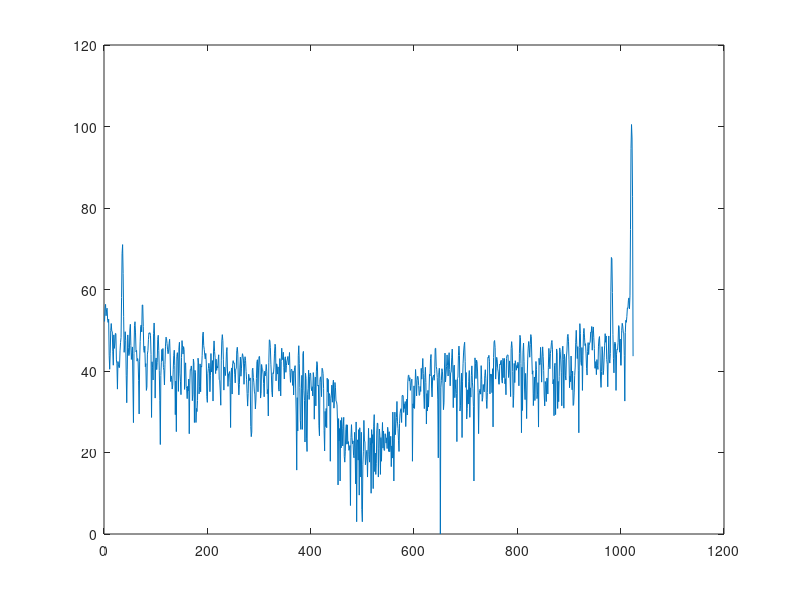
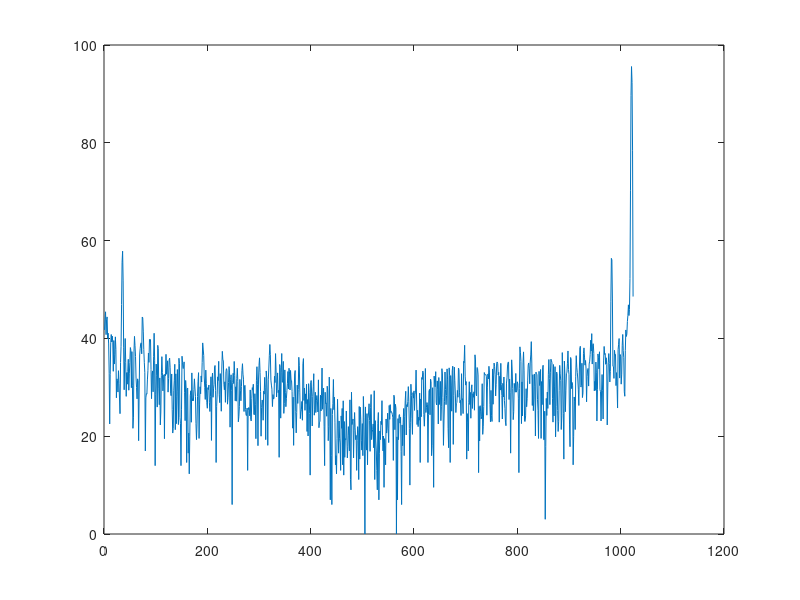
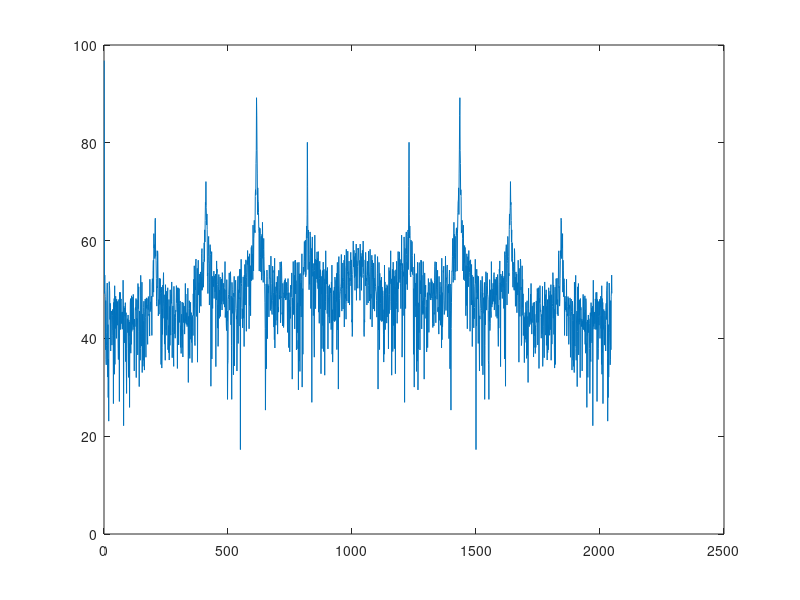
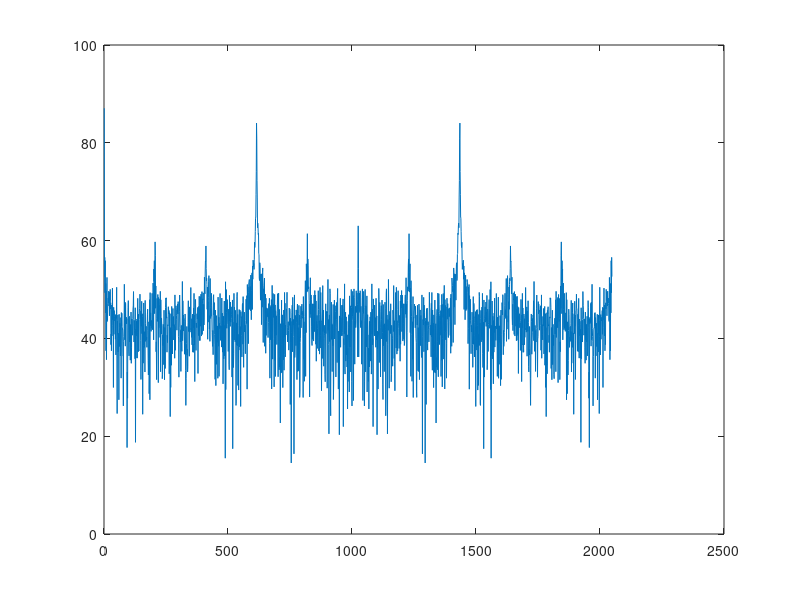

Reproduce these figures in MATLAB, in order.
clc;
clear all;
close all;

aa=load('stp2_auto_signaltap_0.txt');

dat1i=aa(:,3);
dat1q=aa(:,4);

dat2i=aa(:,5);
dat2q=aa(:,6);

adc1=aa(:,17);
adc2=aa(:,18);
% fftfata3=20*log10(abs(fft(adc1.*blackman(8192))));
fdai1=dat1i(257:1280);
fdaq1=dat1q(257:1280);

fdai2=dat2i(257:1280);
fdaq2=dat2q(257:1280);

ffdat1=i*fdai1+fdaq1;
ffdat2=i*fdai2+fdaq2;

fftfata1=20*log10(abs(ffdat1));
fftfata2=20*log10(abs(ffdat2));

add1=mean(adc1)
add2=mean(adc2)


fftd1=fft(adc1);
fftd2=fft(adc2);

% ph1=angle(fftd1(2458))
% ph2=angle(fftd2(2458))

fftfata3=20*log10(abs(fftd1));
fftfata4=20*log10(abs(fftd2));

ph1=angle(fftd1(615))
ph2=angle(fftd2(615))

dph=ph2-ph1
thta=dph/pi*180;

if(thta>180)
    thta = thta -360;
elseif(thta<-180)
    thta = thta + 360;
end

thta


figure(1);
plot(fftfata1);

figure(2);
plot(fftfata2);

figure(3);
plot(fftfata3);

figure(4);
plot(fftfata4);







